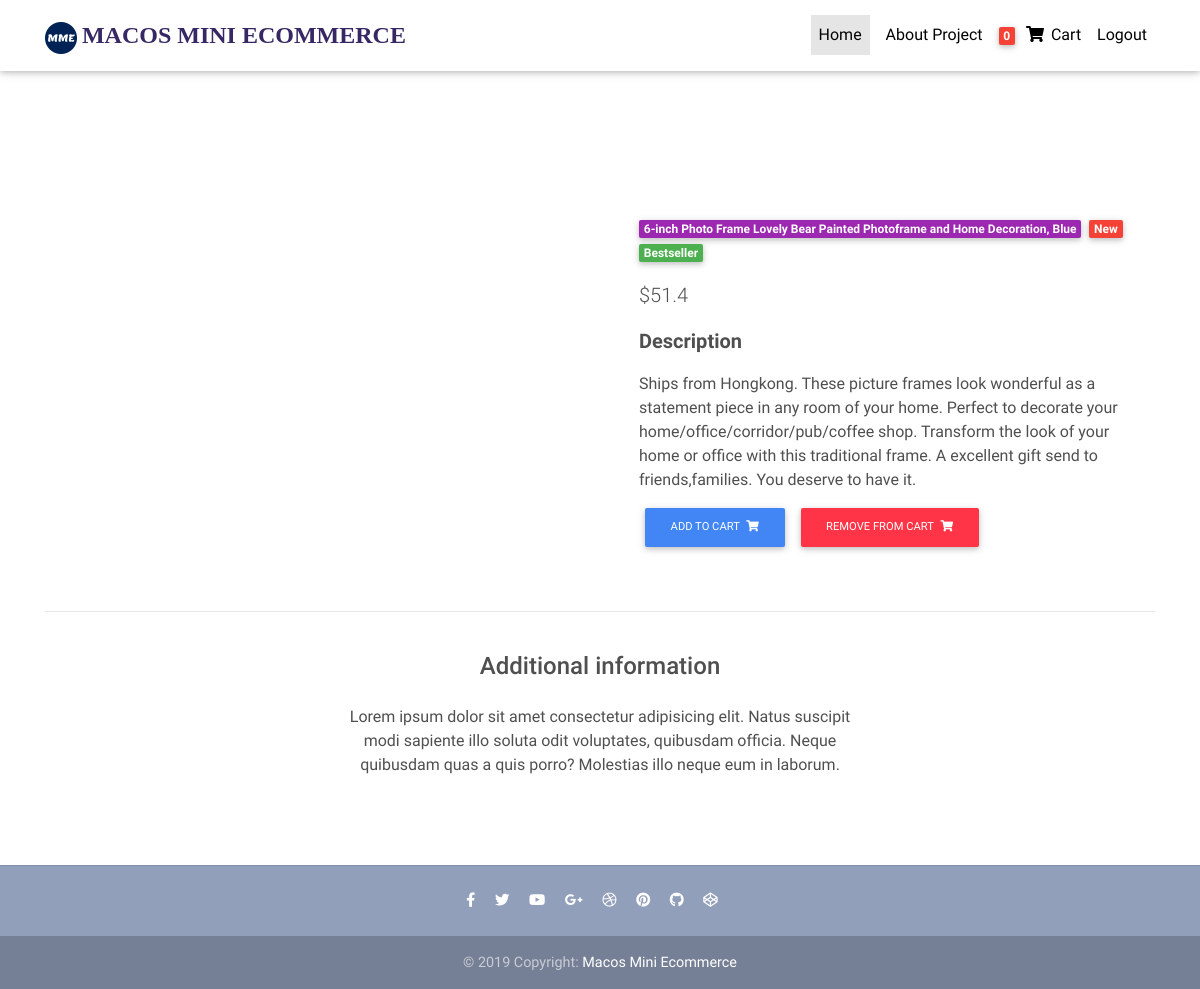
The page /product-page/168/-6-inch-photo-frame-lovely-bear-painted-photoframe-and-home-decoration,-blue-/ (signed in) on the database its author committed.
### core/models.py (models this page shows, shortened)
class Order(models.Model):
    user = models.ForeignKey(settings.AUTH_USER_MODEL, on_delete=models.CASCADE)
    ordered = models.BooleanField(default= False)
    start_date = models.DateTimeField( auto_now=True, )
    order_date = models.DateTimeField()
    items = models.ManyToManyField(OrderItem)
    billing_address = models.ForeignKey("BillingAddress",on_delete=models.SET_NULL, null=True, blank=True )
    payment = models.ForeignKey("Payment",on_delete=models.SET_NULL, null=True, blank=True )
    class Meta:
        verbose_name_plural = ("Order")

class Items(models.Model):
    title = models.CharField( max_length=100)
    price = models.FloatField()
    discount_price = models.FloatField(blank= True, null=True)
    description = models.TextField(null=True)
    brand = models.CharField(max_length=50,null=True)
    sku = models.CharField(max_length=50)
    meta_description = models.CharField(max_length=255,help_text='Content for description meta tag')
    slug = models.SlugField()
    category = models.ForeignKey(Category, on_delete=models.CASCADE ,null= True)
    quantity = models.IntegerField(default=1)
    image = models.ImageField(upload_to='uploads/', blank =True, null=True)
    thumbnail = models.ImageField(upload_to='uploads/',blank = True, null= True)
    image_url = models.URLField( max_length=200,blank=True,null=True)
    product_content = models.TextField(blank=True)
    class Meta:
        verbose_name_plural = ("Items")
    def get_add_to_cart_url(self):
        return reverse("core:add-to-cart", kwargs={'slug': self.slug})
    def get_thumbnail_image(self):
        if self.thumbnail:
            return 'http://127.0.0.1:8000' +   self.thumbnail.url

### core/views.py (the view)
# urls.py: path('product-page/<category_slug>/<product_slug>/', views.ProductDetailView.as_view(), name='items-detail'),
class ProductDetailView(DetailView):
    model = Items
    context_object_name  = "product"
    def get_object(self):
        item= Items.objects.filter(category=self.kwargs['category_slug']).get(slug=self.kwargs['product_slug'])
        Item_global_ = item
        return item

### core/templatetags/cart_template_tags.py (called while the page is built)
@register.filter
def cart_item_count(user):
    if user.is_authenticated:
        queryset = Order.objects.filter(user = user, ordered=False)
        if queryset.exists():
            return queryset[0].items.count()
    return 0

### templates/core/items_detail.html (shortened to what this page needs)
{% extends 'base.html' %}
 {% block content %}
 <div class="mt-5 pt-4 ">
</div>
  <main class="mt-5 pt-4">
    <div class="container dark-grey-text mt-5">
      <div class="row wow fadeIn">
        <div class="col-md-6 mb-4">
        </div>
        <div class="col-md-6 mb-4">
          <div class="p-4">
            <div class="mb-3">
              <a href="">
                <span class="badge purple mr-1 text-ellipsis">{{product.title}} </span>
              </a>
              <a href="">
                <span class="badge red mr-1">New</span>
              </a>
              <a href="">
                <span class="badge green mr-1">Bestseller</span>
              </a>
            </div>
            <p class="lead">
               {% if product.discount_price%}
                <span class="mr-1">
                <del>${{product.price}}</del>
              </span>
                  {%else%}
              <span>${{product.price}}</span>
              {% endif %}
            </p>
            <p class="lead font-weight-bold">Description</p>
            <p>{{product.description}}</p>
 <a  href="{{object.get_add_to_cart_url }}" class="btn btn-primary btn-md my-0 p" >Add to cart
                <i class="fas fa-shopping-cart ml-1"></i>
              <a>
              <a  href="{{object.get_remove_from_cart_url }}" class="btn btn-danger btn-md my-0 p" >Remove from cart
                <i class="fas fa-shopping-cart ml-1"></i>
              <a>
          </div>
        </div>
      </div>
      <hr>
      <div class="row d-flex justify-content-center wow fadeIn">
        <div class="col-md-6 text-center">
          <h4 class="my-4 h4">Additional information</h4>
          <p>Lorem ipsum dolor sit amet consectetur adipisicing elit. Natus suscipit modi sapiente illo soluta odit
            voluptates,
            quibusdam officia. Neque quibusdam quas a quis porro? Molestias illo neque eum in laborum.</p>
        </div>
      </div>
      <div class="row wow fadeIn">
        <div class="col-lg-4 col-md-12 mb-4">
        </div>
        <div class="col-lg-4 col-md-6 mb-4">
        </div>
        <div class="col-lg-4 col-md-6 mb-4">
        </div>
      </div>
    </div>
  </main>
{% endblock %}

### templates/base.html (shortened to what this page needs)
{%load static %}
{% load cart_template_tags %}
<!DOCTYPE html>
<html lang="en">
<head>
  <link rel="stylesheet" href="https://use.fontawesome.com/releases/v5.11.2/css/all.css">
  <link href="{% static 'css/bootstrap.min.css' %}" rel="stylesheet">
  <link href="{% static 'css/mdb.min.css' %}" rel="stylesheet">
  <link href="{% static 'css/style.min.css' %}" rel="stylesheet">
</head>
<body>
  <nav class="navbar fixed-top navbar-expand-lg navbar-light white scrolling-navbar ">
    <div class="container">
      <a class="navbar-brand waves-effect" href="/" target="_blank">
        <strong class="blue-text">
        <span> <img src={% static 'favicon-32x32.png' %} alt="logo"></span>
        <strong style="font-weight: 900;
                font-size: larger;
                font-family: Manrope;
                color: #372865;">
        MACOS MINI ECOMMERCE</strong>
      </a>
      <div class="collapse navbar-collapse" id="navbarSupportedContent">
        <ul class="navbar-nav mr-auto">
          <li class="nav-item active float-center">
            <a class="nav-link waves-effect " href="/">Home
            </a>
          </li>
          <li class="nav-item ml-2 float-left">
            <a class="nav-link waves-effect" href="/about" target="_blank">About Project</a>
          </li>
        </ul>
        <ul class="navbar-nav nav-flex-icons">
         {% if request.user.is_authenticated %}
          <li class="nav-item">
            <a href="{% url 'core:order-summary' %}" class="nav-link waves-effect">
              <span class="badge red z-depth-1 mr-1"> {{request.user | cart_item_count}} </span>
              <i class="fas fa-shopping-cart"></i>
              <span class="clearfix d-none d-sm-inline-block"> Cart </span>
            </a>
          </li>
           <li class="nav-item">
            <a class="nav-link waves-effect" href="{% url 'account_logout' %}">
              <span class="clearfix d-none d-sm-inline-block "> Logout </span>
            </a>
          </li>
          {% endif %}
        </ul>
      </div>
    </div>
  </nav>
    {% block content  %}
    {% endblock content %}
{% if 'order-summary' not in request.path  and 'payment/stripe' not in request.path %}
  <footer class="page-footer text-center font-small mt-4 wow fadeIn">
    <hr class="my-4">
    <div class="pb-4">
      <a href="" target="_blank">
        <i class="fab fa-facebook-f mr-3"></i>
      </a>
      <a href="" target="_blank">
        <i class="fab fa-twitter mr-3"></i>
      </a>
      <a href="" target="_blank">
        <i class="fab fa-youtube mr-3"></i>
      </a>
      <a href="" target="_blank">
        <i class="fab fa-google-plus-g mr-3"></i>
      </a>
      <a href="" target="_blank">
        <i class="fab fa-dribbble mr-3"></i>
      </a>
      <a href="" target="_blank">
        <i class="fab fa-pinterest mr-3"></i>
      </a>
      <a href=""" target="_blank">
        <i class="fab fa-github mr-3"></i>
      </a>
      <a href="" target="_blank">
        <i class="fab fa-codepen mr-3"></i>
      </a>
    </div>
    <div class="footer-copyright py-3">
      © 2019 Copyright:
      <a href="#"" target="_blank"> Macos Mini Ecommerce </a>
    </div>
  </footer>
  {% endif %}
</body>
</html>

### rows shown on the page
Items: title "6-inch Photo Frame Lovely Bear Painted Photoframe and Home Decoration, Blue", price "51.4", description "Ships from Hongkong. These picture frames look wonderful as a statement piece in any room of your home. Perfect to decorate your home/office/corridor/pub/coffee shop. Transform the look of your home or office with this traditional frame. A excellent gift send to friends,families. You deserve to have it."

### other values the page prints
{{ request.user | cart_item_count }} "0"
